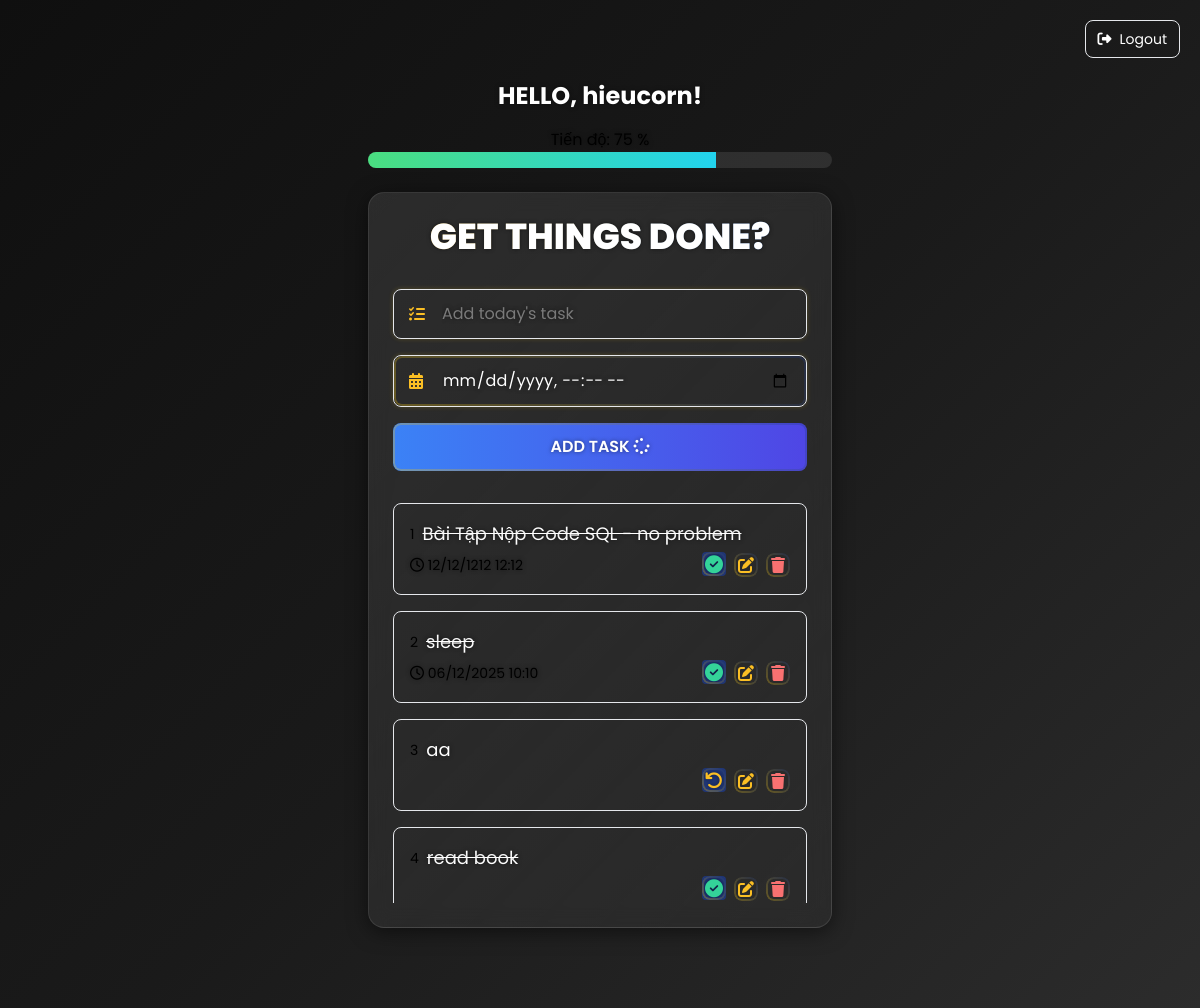
The app's page /todopage/ (signed in) with its own data.
### todo/models.py (models this page shows, shortened)
class TODOO(models.Model):
    STATUS_CHOICES = (
        ('PENDING', 'Pending'),
        ('COMPLETED', 'Completed'),
    )
    srno = models.AutoField(primary_key=True, auto_created=True)
    title = models.CharField(max_length=100)
    date = models.DateTimeField(auto_now_add=True)
    deadline = models.DateTimeField(null=True, blank=True)
    status = models.CharField(
        max_length=10,
        choices=STATUS_CHOICES,
        default='PENDING'
    )
    user = models.ForeignKey(User, on_delete=models.CASCADE)
    reminder_sent = models.BooleanField(default=False)
    @property
    def is_urgent(self):
        if self.deadline and self.status == 'PENDING':
            time_left = self.deadline - timezone.now()
            return time_left <= timedelta(hours=5)
        return False
    @classmethod
    def get_progress_percentage(cls, user):
        total_todos = cls.objects.filter(user=user).count()
        if total_todos == 0:
            return 0
        completed_todos = cls.objects.filter(user=user, status='COMPLETED').count()
        return round((completed_todos / total_todos) * 100, 2)

### todo/views.py (the view, shortened to what this page needs)
# urls.py: path('todopage/', login_required(views.todo), name='todopage'),
def todo(request):
    user = request.user
    res = TODOO.objects.filter(user=user).order_by('-date')
    progress_percentage = TODOO.get_progress_percentage(user)
    return render(request, 'todo.html', {
        'res': res,
        'user': user,
        'progress_percentage': progress_percentage
    })

### todo/templates/todo.html (shortened to what this page needs)
{% load static %}
<!DOCTYPE html>
<html>
  <head>
    <link
      href="https://cdn.jsdelivr.net/npm/tailwindcss@2.2.19/dist/tailwind.min.css"
      rel="stylesheet"
    />
    <link
      rel="stylesheet"
      href="https://cdnjs.cloudflare.com/ajax/libs/font-awesome/6.4.0/css/all.min.css"
    />
    <link rel="stylesheet" href="{% static 'css/index.css' %}" />
  </head>
  <body class="relative flex items-center justify-center min-h-screen">
    <div class="absolute top-5 right-5 z-50">
      <a
        href="{% url 'logoutt' %}"
        class="flex items-center gap-2 bg-white/10 border border-white/20 px-3 py-2 rounded-lg text-white text-sm hover:bg-white/20 transition"
      >
        <i class="fa-solid fa-right-from-bracket"></i>
        <span>Logout</span>
      </a>
    </div>
    <div class="animated-bg"></div>
    <div class="signup-login max-w-lg w-full px-6 py-12">
      <div class="mb-6">
        <h1 class="text-2xl font-bold text-center text-white">
          HELLO, {{ user.username }}!
        </h1>
        <div class="mt-4">
          <p class="text-center text-white/80">
            Tiến độ: {{ progress_percentage|default:0|floatformat:0 }} %
          </p>
          <div class="progress-bar">
            <div
              class="progress-fill"
              style="width: {% if progress_percentage is not None %}{{ progress_percentage }}{% else %}0{% endif %}%;"
            ></div>
          </div>
        </div>
      </div>
      <div class="signup-box rounded-2xl p-12">
        <h1
          class="text-4xl font-extrabold text-center text-white mb-8 bg-clip-text bg-gradient-to-r from-yellow-400 to-blue-500"
        >
          GET THINGS DONE?
        </h1>
        <form method="post" id="todo-form">
          <div class="field mb-6 relative">
            <div class="input-wrapper">
              <i
                class="fas fa-tasks absolute left-4 top-1/2 transform -translate-y-1/2 text-yellow-400"
              ></i>
              <input
                type="text"
                name="title"
                required
                class="w-full pl-12 pr-4 py-3 bg-transparent border border-white/50 rounded-lg text-white placeholder-white/60 focus:outline-none"
                placeholder="Add today's task"
              />
            </div>
          </div>
          <div class="field mb-6 relative">
            <div class="input-wrapper">
              <i
                class="fas fa-calendar-alt absolute left-4 top-1/2 transform -translate-y-1/2 text-yellow-400"
              ></i>
              <input
                type="datetime-local"
                name="deadline"
                class="w-full pl-12 pr-4 py-3 bg-transparent border border-white/50 rounded-lg text-white placeholder-white/60 focus:outline-none"
                placeholder="Select deadline"
              />
            </div>
          </div>
          <div class="field">
            <button
              type="submit"
              class="w-full bg-gradient-to-r from-blue-500 to-indigo-600 text-white py-3 rounded-lg font-semibold relative overflow-hidden"
            >
              <span class="button-text">ADD TASK</span>
              <span class="button-loading hidden"
                ><i class="fas fa-spinner fa-spin"></i
              ></span>
            </button>
          </div>
        </form>
        <div class="todo-list mt-8">
          {% for todo in res %}
          <div
            class="Todo bg-white/10 border border-white/20 rounded-lg p-4 mb-4 transition-all duration-300"
          >
            <div class="todo-content">
              <span class="text-sm text-white/60 mr-2"
                >{{ forloop.counter }}</span
              >
              <p
                class="text-white text-lg flex-1 {% if todo.status == 'COMPLETED' %}line-through text-white/60{% endif %}"
              >
                {{ todo.title }}
              </p>
            </div>
            <div class="todo-actions">
              {% if todo.deadline %}
              <p class="text-white/50 text-sm mr-4">
                <i class="fa-regular fa-clock"></i>
                {{ todo.deadline|date:"d/m/Y H:i" }}
              </p>
              {% else %}
              <span class="text-transparent">Placeholder</span>
              {% endif %}
              <div class="action-buttons">
                <form
                  action="{% url 'toggle_todo' todo.srno %}"
                  method="POST"
                  class="inline"
                >
                  <button
                    type="submit"
                    class="todo-action text-{% if todo.status == 'COMPLETED' %}green-400 hover:text-green-300{% else %}yellow-400 hover:text-yellow-300{% endif %} transition"
                    title="{% if todo.status == 'COMPLETED' %}Hoàn thành{% else %}Chưa hoàn thành{% endif %}"
                  >
                    <i
                      class="fa-solid {% if todo.status == 'COMPLETED' %}fa-circle-check{% else %}fa-arrow-rotate-left{% endif %} text-lg"
                    ></i>
                  </button>
                </form>
                <a
                  href="{% url 'edit_todo' todo.srno %}"
                  class="todo-action text-yellow-400 hover:text-yellow-300"
                  title="Edit"
                >
                  <i class="fa-solid fa-pen-to-square"></i>
                </a>
                <a
                  href="{% url 'delete_todo' todo.srno %}"
                  class="todo-action text-red-400 hover:text-red-300"
                  title="Delete"
                  onclick="return confirm('Bạn có chắc muốn xóa nhiệm vụ này?')"
                >
                  <i class="fa-solid fa-trash"></i>
                </a>
              </div>
            </div>
          </div>
          {% empty %}
          <p class="text-center text-white/80">No tasks yet. Add one above!</p>
          {% endfor %}
        </div>
      </div>
    </div>
  </body>
</html>

### todo/static/css/index.css (style rules this page uses)
.animated-bg { position: fixed; top: 0; left: 0; width: 100%; height: 100%; background: linear-gradient( 135deg, #0f0f0f, #1a1a1a, #2d2d2d, #0f0f0f ); background-size: 200%; animation: subtlePulse 10s ease-in-out infinite; z-index: -1; }
.signup-box { background: linear-gradient( 135deg, rgba(255, 255, 255, 0.1), rgba(255, 255, 255, 0.03) ); backdrop-filter: blur(10px); border: 1px solid rgba(255, 255, 255, 0.1); box-shadow: 0 4px 20px rgba(0, 0, 0, 0.5); transition: transform 0.4s ease, box-shadow 0.4s ease; animation: float 6s ease-in-out infinite; max-width: 48rem; width: 100%; padding: 1.5rem; }
.field { margin-bottom: 1rem; }
.input-wrapper { position: relative; }
input { transition: all 0.3s ease; background: rgba(255, 255, 255, 0.05); box-shadow: 0 0 5px rgba(250, 204, 21, 0.2); animation: fadeIn 0.5s ease-out; }
input::placeholder { transition: opacity 0.3s ease; color: rgba(255, 255, 255, 0.4); }
button { position: relative; overflow: hidden; transition: all 0.4s ease; background: rgba(30, 58, 138, 0.8); }
button::after { content: ""; position: absolute; top: 50%; left: 50%; width: 0; height: 0; background: rgba(255, 255, 255, 0.2); border-radius: 50%; transform: translate(-50%, -50%); transition: width 0.5s ease, height 0.5s ease; }
.button-loading { display: inline-flex; align-items: center; justify-content: center; }
.input-wrapper i { transition: color 0.3s ease; }
input, button, .todo-action { position: relative; }
input::before, button::before, .todo-action::before { content: ""; position: absolute; top: 0; left: 0; right: 0; bottom: 0; border-radius: 8px; padding: 2px; background: linear-gradient(45deg, #facc15, #1e3a8a); -webkit-mask: linear-gradient(#fff 0 0) content-box, linear-gradient(#fff 0 0); mask: linear-gradient(#fff 0 0) content-box, linear-gradient(#fff 0 0); -webkit-mask-composite: xor; mask-composite: exclude; opacity: 0.3; transition: opacity 0.3s ease; }
.todo-list { max-height: 400px; overflow-y: auto; scrollbar-width: thin; scrollbar-color: rgba(255, 255, 255, 0.1) transparent; }
.Todo { transition: all 0.3s ease; }
.todo-action { display: inline-flex; align-items: center; justify-content: center; width: 1.5rem; height: 1.5rem; border-radius: 4px; }
.todo-action::after { display: none; }

### todo/templates/todo.html (style rules this page uses)
body { font-family: "Poppins", sans-serif; margin: 0; overflow: auto; background: #0f172a; }
h1, input, button, p { text-shadow: 0 0 4px rgba(0, 0, 0, 0.5); }
.progress-bar { height: 1rem; background-color: rgba(255, 255, 255, 0.1); border-radius: 0.5rem; overflow: hidden; }
.progress-fill { height: 100%; background: linear-gradient(to right, #4ade80, #22d3ee); transition: width 0.3s ease-in-out; min-width: 2px; }
.Todo { position: relative; }
.todo-content { display: flex; align-items: center; margin-bottom: 0.25rem; }
.todo-actions { display: flex; justify-content: space-between; align-items: center; }
.action-buttons { display: flex; gap: 0.5rem; align-items: center; margin-left: auto; }

### records on screen
TODOO: title "Bài Tập Nộp Code SQL - no problem", deadline "12/12/1212 12:12"
TODOO: title "sleep", deadline "06/12/2025 10:10"
TODOO: title "aa"
TODOO: title "read book"

### other values on screen
{{ user.username }} "hieucorn"
{{ progress_percentage|default:0|floatformat:0 }} "75"
